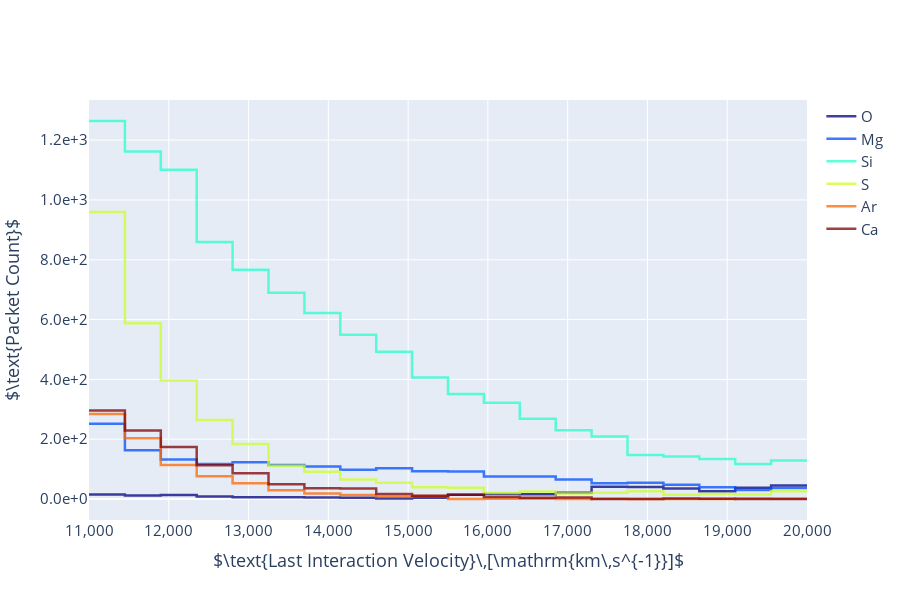

The notebook cell saved with this chart:
### Markdown cell above
### Plotly

### Code cell
import plotly.graph_objects as go

# Create plotly figure
fig = go.Figure()

# Loop through each species data and plot histogram
for data, color, name in zip(plot_data, plot_colors, species_name):
    # Generate step plot data from histogram data
    hist, _ = np.histogram(data, bins=bin_edges)
    step_x = np.repeat(bin_edges, 2)[1:-1]
    step_y = np.repeat(hist, 2)

    # Add trace for each species with step-like line plot
    fig.add_trace(
        go.Scatter(
            x=step_x,
            y=step_y,
            mode="lines",
            line=dict(
                color=pu.to_rgb255_string(color),
                width=2.5,
                shape="hv",  # Horizontal-vertical steps
            ),
            name=name,
            opacity=0.75,
        )
    )

xlabel = pu.axis_label_in_latex(
    "Last Interaction Velocity", u.Unit("km/s"), only_text=True
)
fig.update_layout(
    height=600,
    xaxis_title=xlabel,
    font=dict(size=15),
    yaxis={"title": r"$\text{Packet Count}$", "exponentformat": "e", "tickformat":".1e"},
    xaxis=dict(exponentformat="none"),
)
